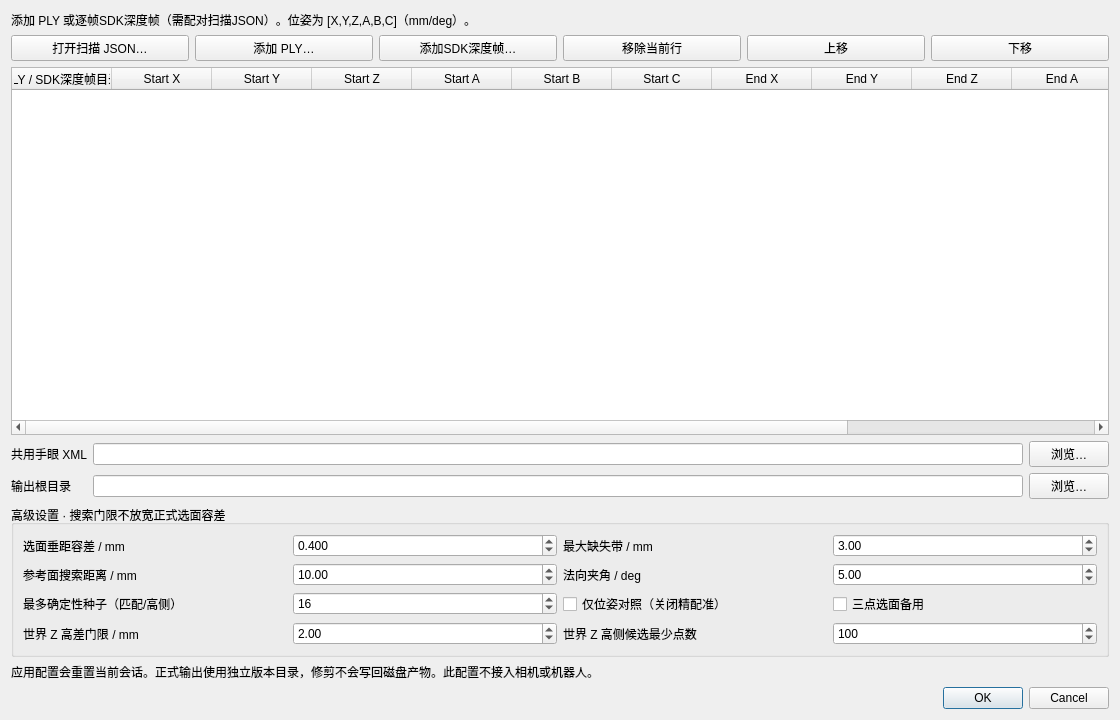
<?xml version="1.0" encoding="utf-8"?>
<ui version="4.0">
  <class>InputConfigDialogV2</class>
  <widget class="QDialog" name="InputConfigDialogV2">
    <property name="windowTitle">
      <string>离线扫描数据配置</string>
    </property>
    <property name="geometry">
      <rect>
        <x>0</x>
        <y>0</y>
        <width>1120</width>
        <height>720</height>
      </rect>
    </property>
    <property name="minimumSize">
      <size>
        <width>800</width>
        <height>560</height>
      </size>
    </property>
    <layout class="QVBoxLayout" name="rootLayout">
      <item>
        <widget class="QLabel" name="contract">
          <property name="text">
            <string>添加 PLY 或逐帧SDK深度帧（需配对扫描JSON）。位姿为 [X,Y,Z,A,B,C]（mm/deg）。</string>
          </property>
          <property name="wordWrap">
            <bool>true</bool>
          </property>
        </widget>
      </item>
      <item>
        <layout class="QHBoxLayout" name="fileActions">
          <item>
            <widget class="QPushButton" name="openScanJson">
              <property name="text"><string>打开扫描 JSON…</string></property>
            </widget>
          </item>
          <item>
            <widget class="QPushButton" name="addFiles">
              <property name="text">
                <string>添加 PLY…</string>
              </property>
            </widget>
          </item>
          <item>
            <widget class="QPushButton" name="addDepthFrame">
              <property name="text"><string>添加SDK深度帧…</string></property>
            </widget>
          </item>
          <item>
            <widget class="QPushButton" name="remove">
              <property name="text">
                <string>移除当前行</string>
              </property>
            </widget>
          </item>
          <item>
            <widget class="QPushButton" name="up">
              <property name="text">
                <string>上移</string>
              </property>
            </widget>
          </item>
          <item>
            <widget class="QPushButton" name="down">
              <property name="text">
                <string>下移</string>
              </property>
            </widget>
          </item>
        </layout>
      </item>
      <item>
        <widget class="QTableWidget" name="frames">
          <property name="alternatingRowColors">
            <bool>true</bool>
          </property>
          <column>
            <property name="text">
              <string>PLY / SDK深度帧目录</string>
            </property>
          </column>
          <column>
            <property name="text">
              <string>Start X</string>
            </property>
          </column>
          <column>
            <property name="text">
              <string>Start Y</string>
            </property>
          </column>
          <column>
            <property name="text">
              <string>Start Z</string>
            </property>
          </column>
          <column>
            <property name="text">
              <string>Start A</string>
            </property>
          </column>
          <column>
            <property name="text">
              <string>Start B</string>
            </property>
          </column>
          <column>
            <property name="text">
              <string>Start C</string>
            </property>
          </column>
          <column>
            <property name="text">
              <string>End X</string>
            </property>
          </column>
          <column>
            <property name="text">
              <string>End Y</string>
            </property>
          </column>
          <column>
            <property name="text">
              <string>End Z</string>
            </property>
          </column>
          <column>
            <property name="text">
              <string>End A</string>
            </property>
          </column>
          <column>
            <property name="text">
              <string>End B</string>
            </property>
          </column>
          <column>
            <property name="text">
              <string>End C</string>
            </property>
          </column>
        </widget>
      </item>
      <item>
        <layout class="QGridLayout" name="pathsLayout">
          <item row="0" column="0">
            <widget class="QLabel" name="xmlLabel">
              <property name="text">
                <string>共用手眼 XML</string>
              </property>
            </widget>
          </item>
          <item row="0" column="1">
            <widget class="QLineEdit" name="calibration" />
          </item>
          <item row="0" column="2">
            <widget class="QPushButton" name="browseXml">
              <property name="text">
                <string>浏览…</string>
              </property>
            </widget>
          </item>
          <item row="1" column="0">
            <widget class="QLabel" name="outputLabel">
              <property name="text">
                <string>输出根目录</string>
              </property>
            </widget>
          </item>
          <item row="1" column="1">
            <widget class="QLineEdit" name="outputRoot" />
          </item>
          <item row="1" column="2">
            <widget class="QPushButton" name="browseOutput">
              <property name="text">
                <string>浏览…</string>
              </property>
            </widget>
          </item>
        </layout>
      </item>
      <item>
        <widget class="QGroupBox" name="advanced">
          <property name="title">
            <string>高级设置 · 搜索门限不放宽正式选面容差</string>
          </property>
          <layout class="QGridLayout" name="advancedLayout">
            <item row="0" column="0">
              <widget class="QLabel" name="toleranceLabel">
                <property name="text">
                  <string>选面垂距容差 / mm</string>
                </property>
              </widget>
            </item>
            <item row="0" column="1">
              <widget class="QDoubleSpinBox" name="tolerance">
                <property name="decimals">
                  <number>3</number>
                </property>
                <property name="minimum">
                  <double>0.001</double>
                </property>
                <property name="maximum">
                  <double>100.0</double>
                </property>
                <property name="value">
                  <double>0.4</double>
                </property>
              </widget>
            </item>
            <item row="0" column="2">
              <widget class="QLabel" name="gapLabel">
                <property name="text">
                  <string>最大缺失带 / mm</string>
                </property>
              </widget>
            </item>
            <item row="0" column="3">
              <widget class="QDoubleSpinBox" name="maximumGap">
                <property name="maximum">
                  <double>50.0</double>
                </property>
                <property name="value">
                  <double>3.0</double>
                </property>
              </widget>
            </item>
            <item row="1" column="0">
              <widget class="QLabel" name="distanceLabel">
                <property name="text">
                  <string>参考面搜索距离 / mm</string>
                </property>
              </widget>
            </item>
            <item row="1" column="1">
              <widget class="QDoubleSpinBox" name="distance">
                <property name="minimum">
                  <double>0.01</double>
                </property>
                <property name="maximum">
                  <double>1000.0</double>
                </property>
                <property name="value">
                  <double>10.0</double>
                </property>
              </widget>
            </item>
            <item row="1" column="2">
              <widget class="QLabel" name="angleLabel">
                <property name="text">
                  <string>法向夹角 / deg</string>
                </property>
              </widget>
            </item>
            <item row="1" column="3">
              <widget class="QDoubleSpinBox" name="angle">
                <property name="minimum">
                  <double>0.01</double>
                </property>
                <property name="maximum">
                  <double>90.0</double>
                </property>
                <property name="value">
                  <double>5.0</double>
                </property>
              </widget>
            </item>
            <item row="2" column="0">
              <widget class="QLabel" name="seedsLabel">
                <property name="text">
                  <string>最多确定性种子（匹配/高侧）</string>
                </property>
              </widget>
            </item>
            <item row="2" column="1">
              <widget class="QSpinBox" name="seeds">
                <property name="minimum">
                  <number>1</number>
                </property>
                <property name="maximum">
                  <number>64</number>
                </property>
                <property name="value">
                  <number>16</number>
                </property>
              </widget>
            </item>
            <item row="2" column="2">
              <widget class="QCheckBox" name="poseOnly">
                <property name="text">
                  <string>仅位姿对照（关闭精配准）</string>
                </property>
              </widget>
            </item>
            <item row="2" column="3">
              <widget class="QCheckBox" name="threePoint">
                <property name="text">
                  <string>三点选面备用</string>
                </property>
              </widget>
            </item>
            <item row="3" column="0">
              <widget class="QLabel" name="highSideHeightLabel">
                <property name="text">
                  <string>世界 Z 高差门限 / mm</string>
                </property>
              </widget>
            </item>
            <item row="3" column="1">
              <widget class="QDoubleSpinBox" name="highSideHeight">
                <property name="decimals">
                  <number>2</number>
                </property>
                <property name="minimum">
                  <double>0.0</double>
                </property>
                <property name="maximum">
                  <double>1000.0</double>
                </property>
                <property name="value">
                  <double>2.0</double>
                </property>
              </widget>
            </item>
            <item row="3" column="2">
              <widget class="QLabel" name="highSidePointsLabel">
                <property name="text">
                  <string>世界 Z 高侧候选最少点数</string>
                </property>
              </widget>
            </item>
            <item row="3" column="3">
              <widget class="QSpinBox" name="highSidePoints">
                <property name="minimum">
                  <number>1</number>
                </property>
                <property name="maximum">
                  <number>2000000</number>
                </property>
                <property name="value">
                  <number>100</number>
                </property>
              </widget>
            </item>
          </layout>
        </widget>
      </item>
      <item>
        <widget class="QLabel" name="notice">
          <property name="text">
            <string>应用配置会重置当前会话。正式输出使用独立版本目录，修剪不会写回磁盘产物。此配置不接入相机或机器人。</string>
          </property>
          <property name="wordWrap">
            <bool>true</bool>
          </property>
        </widget>
      </item>
      <item>
        <widget class="QDialogButtonBox" name="buttons">
          <property name="standardButtons">
            <set>QDialogButtonBox::Cancel|QDialogButtonBox::Ok</set>
          </property>
        </widget>
      </item>
    </layout>
  </widget>
  <resources />
  <connections />
</ui>
